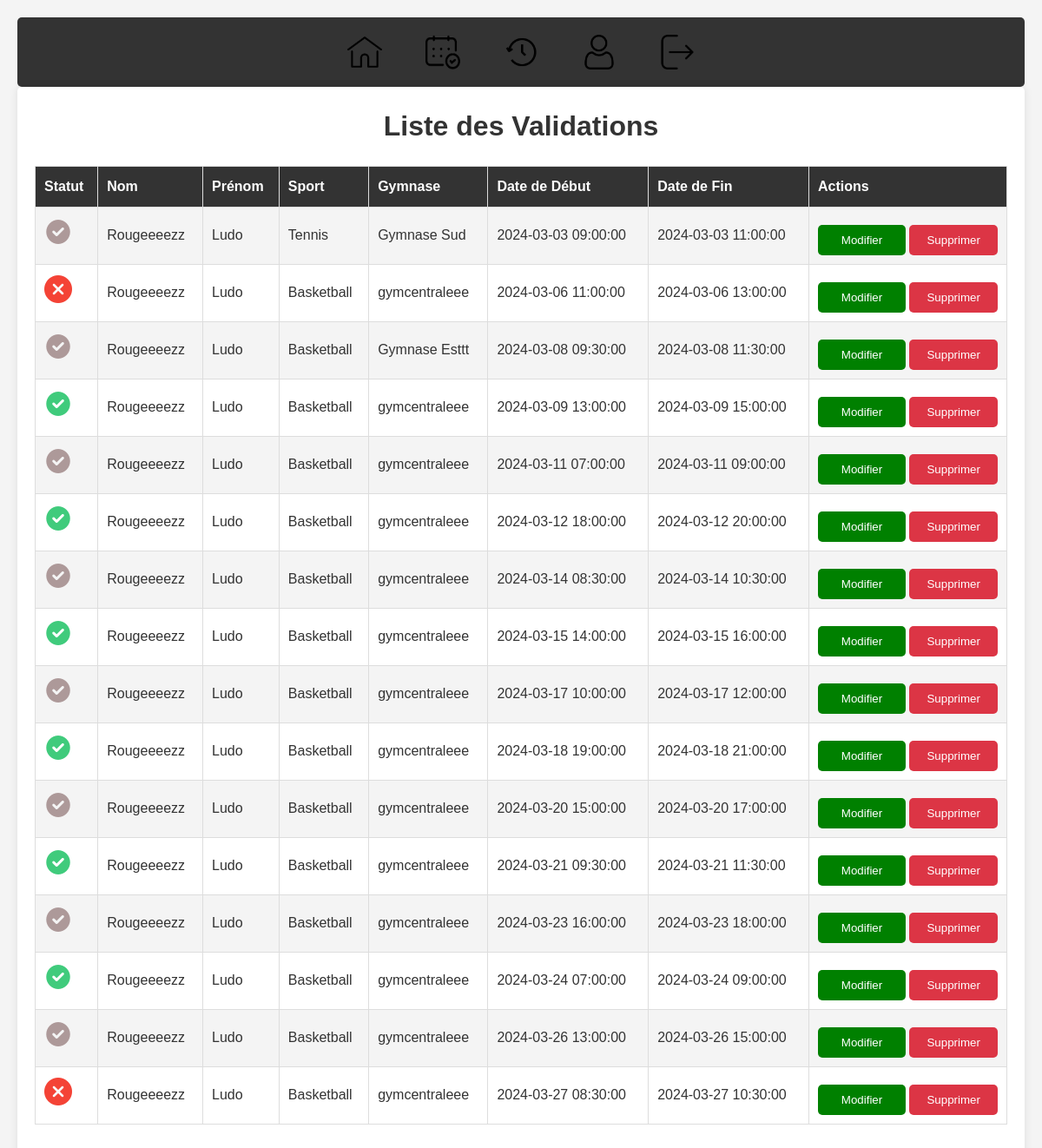
The app's page /Vue/Validation.php (signed in) with its own data.
### tables this page shows
CREATE TABLE `reservation` (
  `Id_reservation` int(11) NOT NULL AUTO_INCREMENT,
  `Date_debut` datetime DEFAULT NULL,
  `Date_fin` datetime DEFAULT NULL,
  `Commentaire` varchar(5000) DEFAULT NULL,
  `Id_Gymnase` int(11) NOT NULL,
  `Id_Utilisateur` int(11) NOT NULL,
  `Id_Sport` int(11) NOT NULL,
  `statut` int(11) DEFAULT NULL,
  `isdelete` tinyint(1) DEFAULT 0,
  PRIMARY KEY (`Id_reservation`),
  KEY `idx_reservation_gymnase_sport` (`Id_Gymnase`,`Id_Sport`),
  KEY `fk_reservation_utilisateur` (`Id_Utilisateur`),
  KEY `fk_reservation_sport` (`Id_Sport`),
  CONSTRAINT `fk_reservation_gymnase` FOREIGN KEY (`Id_Gymnase`) REFERENCES `gymnase` (`Id_Gymnase`),
  CONSTRAINT `fk_reservation_gymnase_sport_unique` FOREIGN KEY (`Id_Gymnase`, `Id_Sport`) REFERENCES `gymnase_sport` (`Id_Gymnase`, `Id_Sport`) ON DELETE CASCADE ON UPDATE CASCADE,
  CONSTRAINT `fk_reservation_sport` FOREIGN KEY (`Id_Sport`) REFERENCES `sport` (`Id_Sport`),
  CONSTRAINT `fk_reservation_utilisateur` FOREIGN KEY (`Id_Utilisateur`) REFERENCES `utilisateur` (`Id_Utilisateur`)
);

CREATE TABLE `utilisateur` (
  `Id_Utilisateur` int(11) NOT NULL AUTO_INCREMENT,
  `Nom` varchar(50) DEFAULT NULL,
  `Prenom` varchar(50) DEFAULT NULL,
  `Date_de_naissance` date DEFAULT NULL,
  `Numero_de_telephone` int(11) DEFAULT NULL,
  `Email` varchar(50) DEFAULT NULL,
  `Mot_de_passe` varchar(500) DEFAULT NULL,
  `Adresse` varchar(255) DEFAULT NULL,
  `isClient` tinyint(1) DEFAULT 0,
  `isAdmin` tinyint(1) DEFAULT 0,
  `Zip` int(11) DEFAULT NULL,
  `Ville` varchar(20) DEFAULT NULL,
  PRIMARY KEY (`Id_Utilisateur`),
  UNIQUE KEY `Email` (`Email`)
);

CREATE TABLE `sport` (
  `Id_Sport` int(11) NOT NULL AUTO_INCREMENT,
  `Nom_du_sport` varchar(50) DEFAULT NULL,
  `Collectif` tinyint(1) DEFAULT NULL,
  PRIMARY KEY (`Id_Sport`)
);

CREATE TABLE `gymnase` (
  `Id_Gymnase` int(11) NOT NULL AUTO_INCREMENT,
  `Nom` varchar(50) DEFAULT NULL,
  `Zip` varchar(50) DEFAULT NULL,
  `Ville` varchar(50) DEFAULT NULL,
  `Adresse` varchar(50) DEFAULT NULL,
  `Horraire_ouverture` datetime DEFAULT NULL,
  `Horraire_fermeture` datetime DEFAULT NULL,
  `Coordonnees_latitude` text DEFAULT NULL,
  `Coordonnees_longitude` text DEFAULT NULL,
  PRIMARY KEY (`Id_Gymnase`)
);

### Controleur/validation.php (called while the page is built, shortened)
<?php
require_once '../Model/cbdd.php';
require_once '../Model/cReservation.php';
$cReservation = new cReservation();
$dt = $cReservation->getUserValidation();
$finalRows = [];
while ($row = $dt->fetch_assoc()) {
    if ($row['statut'] == 1) {
        $row['statut'] = "../icons/termine.png";
    }elseif ($row['statut'] == 2){
        $row['statut'] = "../icons/accepte.png";
    }elseif ($row['statut'] == 3){
        $row['statut'] = "../icons/attente.png";
    }elseif ($row['statut'] == 4){
        $row['statut'] = "../icons/annule.png";
    }
    $finalRows[] = $row;
}
return $finalRows;
?>

### Model/cReservation.php (called while the page is built, shortened)
<?php
class cReservation
{
    private $conn;
    public function __construct()
    {
        $this->conn = new cbdd();
    }
    public function getUserValidation()
    {
        return $this->conn->SelectUserValidation();
    }
}
?>

### Model/cbdd.php (called while the page is built, shortened)
<?php
class cbdd
{
private string $servername = "localhost";
private string $username = "root";
private string $password = "root";
private string $dbname = "rgl";
public $conn;
    public function __construct()
    {
        $this->conn = new mysqli($this->servername, $this->username, $this->password, $this->dbname);
    }
    public function ExecuteSelected(string $query)
    {
        $stmt = $this->conn->prepare("$query");
        $stmt->execute();
        $result = $stmt->get_result();
        return $result;
    }
    public function SelectUserValidation()
    {
        return $this->ExecuteSelected("SELECT r.Id_reservation, r.Date_debut, r.Date_fin, s.Nom_du_sport, r.statut, g.nom, u.Nom, u.Prenom FROM reservation r JOIN sport s ON s.Id_Sport = r.Id_Sport JOIN gymnase g ON g.Id_Gymnase = r.Id_Gymnase JOIN utilisateur u ON u.Id_Utilisateur = r.Id_Utilisateur where r.statut > 0");
    }
}
?>

### Vue/Validation.php (the view, shortened to what this page needs)
<?php require_once '../Controleur/validation.php';
?>
<!DOCTYPE html>
<html lang="fr">
<head>
    <link rel="stylesheet" href="../css/style.css">
</head>
<body>
 <?php require_once '../Vue/menu.php'; ?>
    <div class="container">
        <h1>Liste des Validations </h1>
        <table>
            <tr>
                <th>Statut</th>
                <th>Nom</th>
                <th>Prénom</th>
                <th>Sport</th>
                <th>Gymnase</th>
                <th>Date de Début</th>
                <th>Date de Fin</th>
                <th style="width: 228px;">Actions</th>
            </tr>
            <?php foreach ($finalRows as $row): ?>
            <tr>
                 <td><img src="<?= htmlspecialchars($row['statut']) ?>" alt="Icône de statut" /> </td>
                <td><?php echo htmlspecialchars($row['Nom']); ?></td>
                <td><?php echo htmlspecialchars($row['Prenom']); ?></td>
                <td><?php echo htmlspecialchars($row['Nom_du_sport']); ?></td>
                <td><?php echo htmlspecialchars($row['nom']); ?></td>
                <td><?php echo htmlspecialchars($row['Date_debut']); ?></td>
                <td><?php echo htmlspecialchars($row['Date_fin']); ?></td>
                <td>
                    <form method="POST" action="validation.php" style="display:inline;">
                        <input type="submit" class="btn btn-edit" style="width : 101px;"   value="Modifier">
                    </form>
                    <form method="POST" action="validation.php" onsubmit="return confirm('Êtes-vous sûr de vouloir supprimer ce projet ?');" style="display:inline;">
                        <input type="submit" class="btn btn-delete" value="Supprimer">
                    </form>
                </td>
            </tr>
            <?php endforeach; ?>
        </table>
</body>
</html>

### css/style.css (style rules this page uses)
* { margin: 0; padding: 0; box-sizing: border-box; font-family: Arial, sans-serif; }
body { background-color: #f4f4f4; color: #333; font-size: 16px; line-height: 1.6; padding: 20px; }
.container { max-width: 1200px; margin: 0 auto; padding: 20px; background: #fff; box-shadow: 0 0 10px rgba(0, 0, 0, 0.1); border-radius: 5px; text-align: center; }
h1 { color: #333; margin-bottom: 20px; }
form { margin-bottom: 20px; }
form input[type="submit"] { background: #333; color: #fff; border: none; padding: 10px 20px; border-radius: 5px; cursor: pointer; transition: background 0.3s; }
table { width: 100%; border-collapse: collapse; margin-bottom: 20px; }
table, th, td { border: 1px solid #ddd; }
th, td { padding: 10px; text-align: left; }
th { background: #333; color: #fff; }
tr:nth-child(even) { background: #f4f4f4; }
.btn, button { background: #333; color: #fff; padding: 10px 20px; text-decoration: none; border-radius: 3px; display: inline-block; text-align: center; cursor: pointer; border: none; transition: background 0.3s; margin-top: 10px; }
.btn-edit { background-color: green !important; color: #fff !important; border: none !important; padding: 10px 20px !important; border-radius: 5px !important; cursor: pointer !important; transition: background 0.3s !important; }
.btn-delete { background: #dc3545 !important; color: #fff !important; border: none !important; padding: 10px 20px !important; border-radius: 5px !important; cursor: pointer !important; transition: background 0.3s !important; }

### records on screen
reservation: Id_Utilisateur.Nom "Rougeeeezz", Id_Utilisateur.Prenom "Ludo", Id_Sport.Nom_du_sport "Tennis", gymnase.Nom "Gymnase Sud", Date_debut "2024-03-03 09:00:00", Date_fin "2024-03-03 11:00:00"
reservation: Id_Utilisateur.Nom "Rougeeeezz", Id_Utilisateur.Prenom "Ludo", Id_Sport.Nom_du_sport "Basketball", gymnase.Nom "gymcentraleee", Date_debut "2024-03-06 11:00:00", Date_fin "2024-03-06 13:00:00"
reservation: Id_Utilisateur.Nom "Rougeeeezz", Id_Utilisateur.Prenom "Ludo", Id_Sport.Nom_du_sport "Basketball", gymnase.Nom "Gymnase Esttt", Date_debut "2024-03-08 09:30:00", Date_fin "2024-03-08 11:30:00"
reservation: Id_Utilisateur.Nom "Rougeeeezz", Id_Utilisateur.Prenom "Ludo", Id_Sport.Nom_du_sport "Basketball", gymnase.Nom "gymcentraleee", Date_debut "2024-03-09 13:00:00", Date_fin "2024-03-09 15:00:00"
reservation: Id_Utilisateur.Nom "Rougeeeezz", Id_Utilisateur.Prenom "Ludo", Id_Sport.Nom_du_sport "Basketball", gymnase.Nom "gymcentraleee", Date_debut "2024-03-11 07:00:00", Date_fin "2024-03-11 09:00:00"
reservation: Id_Utilisateur.Nom "Rougeeeezz", Id_Utilisateur.Prenom "Ludo", Id_Sport.Nom_du_sport "Basketball", gymnase.Nom "gymcentraleee", Date_debut "2024-03-12 18:00:00", Date_fin "2024-03-12 20:00:00"
reservation: Id_Utilisateur.Nom "Rougeeeezz", Id_Utilisateur.Prenom "Ludo", Id_Sport.Nom_du_sport "Basketball", gymnase.Nom "gymcentraleee", Date_debut "2024-03-14 08:30:00", Date_fin "2024-03-14 10:30:00"
reservation: Id_Utilisateur.Nom "Rougeeeezz", Id_Utilisateur.Prenom "Ludo", Id_Sport.Nom_du_sport "Basketball", gymnase.Nom "gymcentraleee", Date_debut "2024-03-15 14:00:00", Date_fin "2024-03-15 16:00:00"
reservation: Id_Utilisateur.Nom "Rougeeeezz", Id_Utilisateur.Prenom "Ludo", Id_Sport.Nom_du_sport "Basketball", gymnase.Nom "gymcentraleee", Date_debut "2024-03-17 10:00:00", Date_fin "2024-03-17 12:00:00"
reservation: Id_Utilisateur.Nom "Rougeeeezz", Id_Utilisateur.Prenom "Ludo", Id_Sport.Nom_du_sport "Basketball", gymnase.Nom "gymcentraleee", Date_debut "2024-03-18 19:00:00", Date_fin "2024-03-18 21:00:00"
reservation: Id_Utilisateur.Nom "Rougeeeezz", Id_Utilisateur.Prenom "Ludo", Id_Sport.Nom_du_sport "Basketball", gymnase.Nom "gymcentraleee", Date_debut "2024-03-20 15:00:00", Date_fin "2024-03-20 17:00:00"
reservation: Id_Utilisateur.Nom "Rougeeeezz", Id_Utilisateur.Prenom "Ludo", Id_Sport.Nom_du_sport "Basketball", gymnase.Nom "gymcentraleee", Date_debut "2024-03-21 09:30:00", Date_fin "2024-03-21 11:30:00"
reservation: Id_Utilisateur.Nom "Rougeeeezz", Id_Utilisateur.Prenom "Ludo", Id_Sport.Nom_du_sport "Basketball", gymnase.Nom "gymcentraleee", Date_debut "2024-03-23 16:00:00", Date_fin "2024-03-23 18:00:00"
reservation: Id_Utilisateur.Nom "Rougeeeezz", Id_Utilisateur.Prenom "Ludo", Id_Sport.Nom_du_sport "Basketball", gymnase.Nom "gymcentraleee", Date_debut "2024-03-24 07:00:00", Date_fin "2024-03-24 09:00:00"
reservation: Id_Utilisateur.Nom "Rougeeeezz", Id_Utilisateur.Prenom "Ludo", Id_Sport.Nom_du_sport "Basketball", gymnase.Nom "gymcentraleee", Date_debut "2024-03-26 13:00:00", Date_fin "2024-03-26 15:00:00"
reservation: Id_Utilisateur.Nom "Rougeeeezz", Id_Utilisateur.Prenom "Ludo", Id_Sport.Nom_du_sport "Basketball", gymnase.Nom "gymcentraleee", Date_debut "2024-03-27 08:30:00", Date_fin "2024-03-27 10:30:00"
